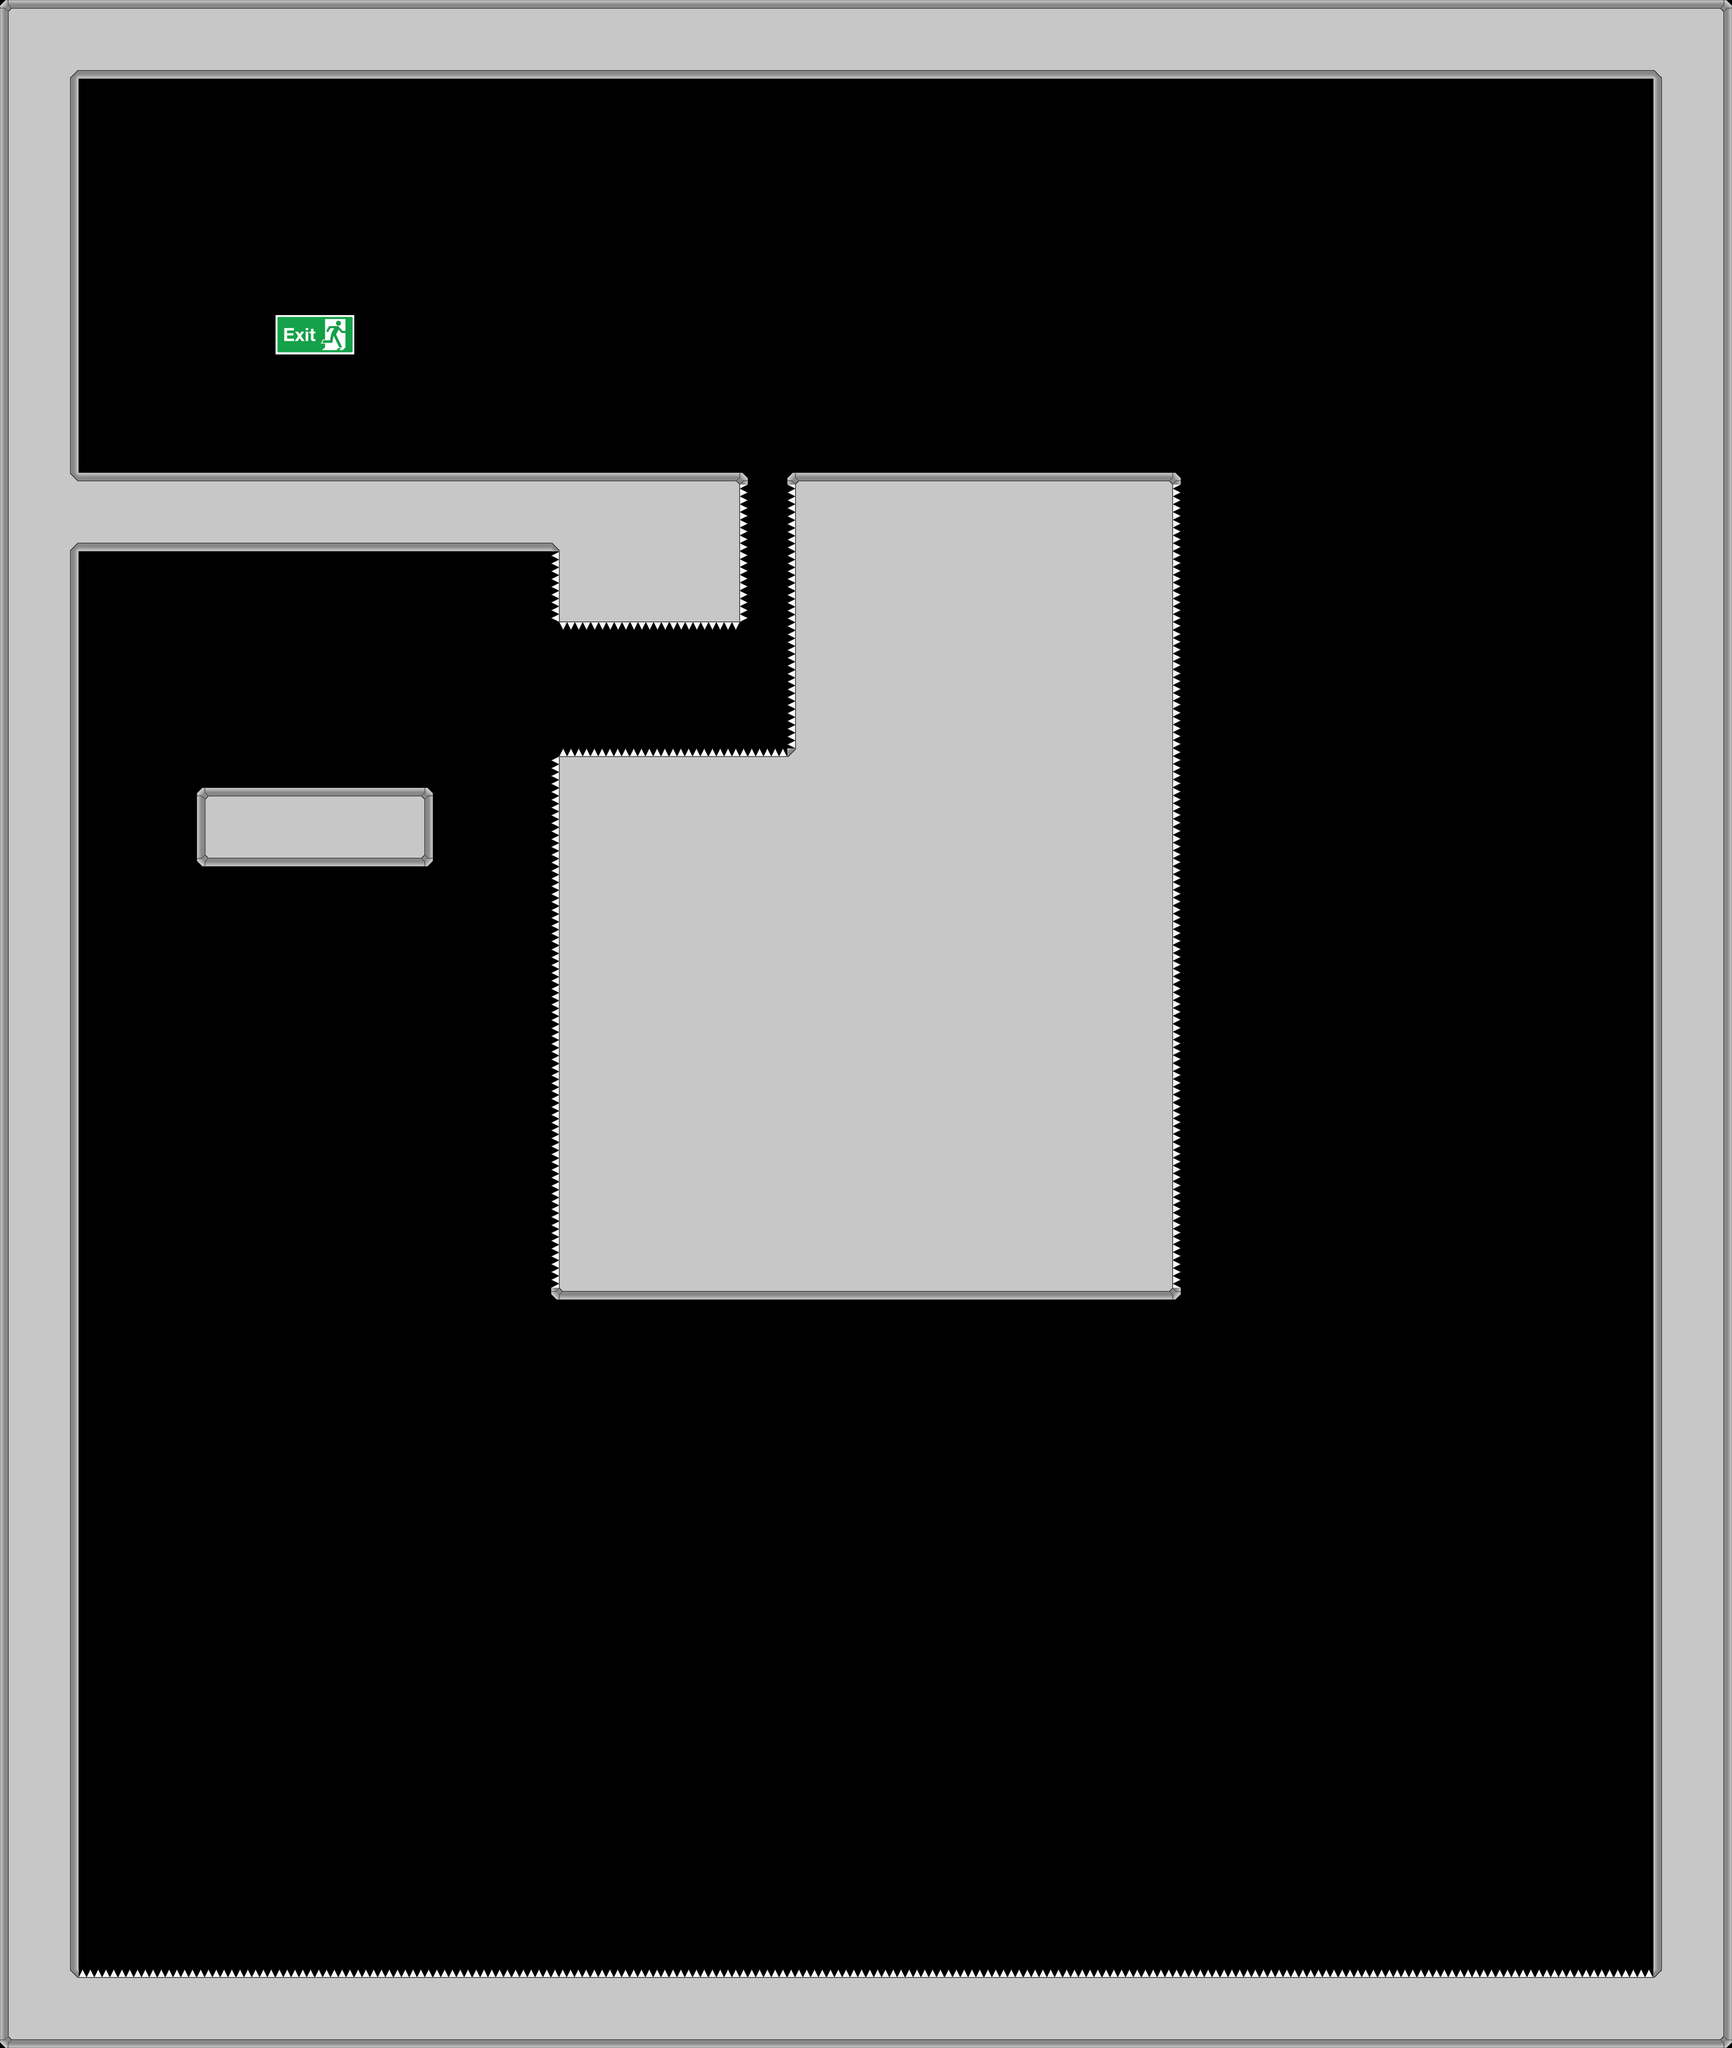

Tiled map render using the project's own tile images. Description and the map definition, with tile-layer contents summarised, below:
An orthogonal 44x52 tile map with 96x96 px tiles, 1 tile layer (Tile Layer 1), 3 tilesets and 33 objects.

<map version="1.0" orientation="orthogonal" renderorder="right-down" width="44" height="52" tilewidth="96" tileheight="96">
 <properties>
  <property name="unity:scale" value="0.03" />
 </properties>
 <tileset firstgid="1" name="spacestation_wall" tilewidth="96" tileheight="96">
  <image source="../Tilesets/spacestation_wall.png" width="480" height="288" />
  <tile id="0">
   <objectgroup draworder="index">
    <object x="0" y="0" width="96" height="96" />
   </objectgroup>
  </tile>
  <tile id="1">
   <objectgroup draworder="index">
    <object x="0" y="0" width="96" height="96" />
   </objectgroup>
  </tile>
  <tile id="2">
   <objectgroup draworder="index">
    <object x="0" y="0" width="96" height="96" />
   </objectgroup>
  </tile>
  <tile id="3">
   <objectgroup draworder="index">
    <object x="0" y="0" width="96" height="96" />
   </objectgroup>
  </tile>
  <tile id="4">
   <objectgroup draworder="index">
    <object x="0" y="0" width="96" height="96" />
   </objectgroup>
  </tile>
  <tile id="5">
   <objectgroup draworder="index">
    <object x="0" y="0" width="96" height="96" />
   </objectgroup>
  </tile>
  <tile id="6">
   <objectgroup draworder="index">
    <object x="0" y="0" width="96" height="96" />
   </objectgroup>
  </tile>
  <tile id="7">
   <objectgroup draworder="index">
    <object x="0" y="0" width="96" height="96" />
   </objectgroup>
  </tile>
  <tile id="8">
   <objectgroup draworder="index">
    <object x="0" y="0" width="96" height="96" />
   </objectgroup>
  </tile>
  <tile id="9">
   <objectgroup draworder="index">
    <object x="0" y="0" width="96" height="96" />
   </objectgroup>
  </tile>
  <tile id="10">
   <objectgroup draworder="index">
    <object x="0" y="0" width="96" height="96" />
   </objectgroup>
  </tile>
  <tile id="11">
   <objectgroup draworder="index">
    <object x="0" y="0" width="96" height="96" />
   </objectgroup>
  </tile>
  <tile id="12">
   <objectgroup draworder="index">
    <object x="0" y="0" width="96" height="96" />
   </objectgroup>
  </tile>
 </tileset>
 <tileset firstgid="16" name="spacestation_trap" tilewidth="96" tileheight="96">
  <image source="../Tilesets/spacestation_trap.png" width="960" height="192" />
  <tile id="0">
   <objectgroup draworder="index">
    <object x="0" y="0" width="96" height="96" />
   </objectgroup>
  </tile>
  <tile id="1">
   <objectgroup draworder="index">
    <object x="0" y="0" width="96" height="96" />
   </objectgroup>
  </tile>
  <tile id="2">
   <objectgroup draworder="index">
    <object x="0" y="0" width="96" height="96" />
   </objectgroup>
  </tile>
  <tile id="3">
   <objectgroup draworder="index">
    <object x="0" y="0" width="96" height="96" />
   </objectgroup>
  </tile>
  <tile id="4">
   <objectgroup draworder="index">
    <object x="0" y="0" width="96" height="96" />
   </objectgroup>
  </tile>
  <tile id="5">
   <objectgroup draworder="index">
    <object x="0" y="0" width="96" height="96" />
   </objectgroup>
  </tile>
  <tile id="6">
   <objectgroup draworder="index">
    <object x="0" y="0" width="96" height="96" />
   </objectgroup>
  </tile>
  <tile id="7">
   <objectgroup draworder="index">
    <object x="0" y="0" width="96" height="96" />
   </objectgroup>
  </tile>
  <tile id="8">
   <objectgroup draworder="index">
    <object x="0" y="0" width="96" height="96" />
   </objectgroup>
  </tile>
  <tile id="9">
   <objectgroup draworder="index">
    <object x="0" y="0" width="96" height="96" />
   </objectgroup>
  </tile>
  <tile id="10">
   <objectgroup draworder="index">
    <object x="0" y="0" width="96" height="96" />
   </objectgroup>
  </tile>
  <tile id="11">
   <objectgroup draworder="index">
    <object x="0" y="0" width="96" height="96" />
   </objectgroup>
  </tile>
  <tile id="12">
   <objectgroup draworder="index">
    <object x="0" y="0" width="96" height="96" />
   </objectgroup>
  </tile>
  <tile id="13">
   <objectgroup draworder="index">
    <object x="0" y="0" width="96" height="96" />
   </objectgroup>
  </tile>
  <tile id="14">
   <objectgroup draworder="index">
    <object x="0" y="0" width="96" height="96" />
   </objectgroup>
  </tile>
  <tile id="15">
   <objectgroup draworder="index">
    <object x="0" y="0" width="96" height="96" />
   </objectgroup>
  </tile>
  <tile id="16">
   <objectgroup draworder="index">
    <object x="0" y="0" width="96" height="96" />
   </objectgroup>
  </tile>
  <tile id="17">
   <objectgroup draworder="index">
    <object x="0" y="0" width="96" height="96" />
   </objectgroup>
  </tile>
  <tile id="18">
   <objectgroup draworder="index">
    <object x="0" y="0" width="96" height="96" />
   </objectgroup>
  </tile>
  <tile id="19">
   <objectgroup draworder="index">
    <object x="0" y="0" width="96" height="96" />
   </objectgroup>
  </tile>
 </tileset>
 <tileset firstgid="36" name="spacestation_background" tilewidth="96" tileheight="96">
  <image source="../Tilesets/spacestation_background.png" width="192" height="384" />
  <tile id="6">
   <objectgroup draworder="index" />
  </tile>
  <tile id="7">
   <objectgroup draworder="index" />
  </tile>
 </tileset>
 <layer name="Tile Layer 1" width="44" height="52">
  <data>[2288 cells, 726 non-empty, 32 distinct tile ids]</data>
 </layer>
</map>
